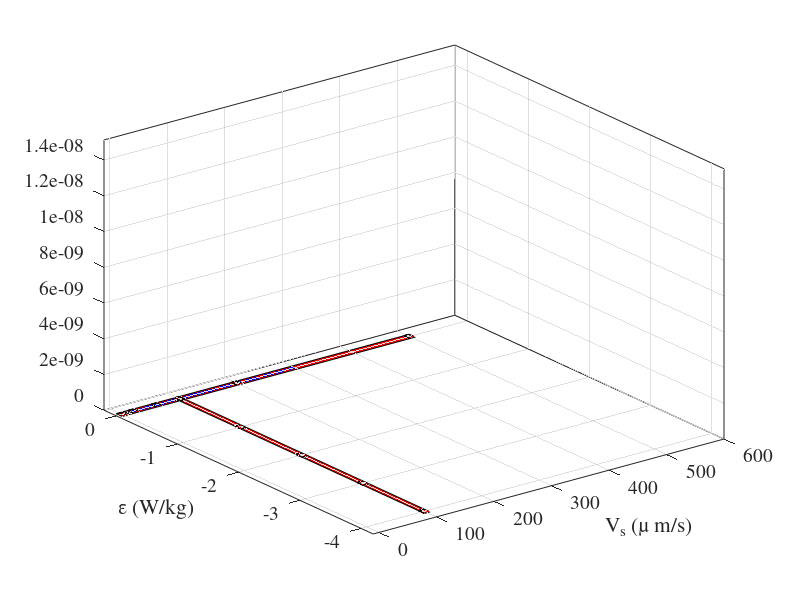

Recreate this plot in MATLAB.

phi=5e-12;
lp=1e-3;
sigma=lp/2;
Cd=phi/((2*pi*sigma^2)^(3/2));
Bd=5e11;
uptake=0.01/Bd;


%x1=[1e-6 6.25e-8 1.2e-8 1.6e-9 0];
x1=[0 -1 -2 -3 -4];
%x1=[1e-6 6.25e-8 1.2e-8 1.6e-9 0];
y=100;
delta_y=5;
delta_x=[0.05 0.05 0.05 0.05 0.05];
%delta_x=x1/10;
z1=[7.5008e-17 1.3028e-16 1.2812e-16 1.1652e-16 1.1004e-16];
%z1=[1.48 2.55 2.46 2.18]*uptake*Cd;
%z1=[1.48 2.55 2.46 2.18 2.01]*uptake*Cd;
%z1=[1.48 2.56 2.53 2.29 2.16]*uptake*Cd;

i=1;
fill3([y-delta_y y+delta_y y+delta_y y-delta_y],[x1(i)-delta_x(i) x1(i)-delta_x(i) x1(i)+delta_x(i) x1(i)+delta_x(i)],[z1(i) z1(i) z1(i) z1(i)],[1 0 0]);  
hold on
for i=2:length(x1);
%top cap
  fill3([y-delta_y y+delta_y y+delta_y y-delta_y],[x1(i)-delta_x(i) x1(i)-delta_x(i) x1(i)+delta_x(i) x1(i)+delta_x(i)],[z1(i) z1(i) z1(i) z1(i)],[1 0 0]);  
%sides
  fill3([y-delta_y y-delta_y y-delta_y y-delta_y],[x1(i)-delta_x(i) x1(i)-delta_x(i) x1(i)+delta_x(i) x1(i)+delta_x(i)],[0 z1(i) z1(i) 0],[1 0 0]);  
%  fill3([y-delta_y y+delta_y y+delta_y y-delta_y],[x1(i)-delta_x(i) x1(i)-delta_x(i) x1(i)-delta_x(i) x1(i)-delta_x(i)],[0 0 z1(i) z1(i)],[1 0 0]);  
  fill3([y-delta_y y+delta_y y+delta_y y-delta_y],[x1(i)+delta_x(i) x1(i)+delta_x(i) x1(i)+delta_x(i) x1(i)+delta_x(i)],[0 0 z1(i) z1(i)],[1 0 0]);  
% connecting line
%  fill3([y-delta_y y+delta_y y+delta_y y-delta_y],[x1(i-1)+delta_x(i) x1(i-1)+delta_x(i) x1(i)-delta_x(i) x1(i)-delta_x(i)],[z1(i-1) z1(i-1) z1(i) z1(i)],[1 0 0]);  
  fill3([y-delta_y y+delta_y y+delta_y y-delta_y],[x1(i-1)-delta_x(i) x1(i-1)-delta_x(i) x1(i)+delta_x(i) x1(i)+delta_x(i)],[z1(i-1) z1(i-1) z1(i) z1(i)],[1 0 0]);  
end

x2=[0 5 20 60 100 200 500];
%z2=[0 0.32 1.48 4.74]*uptake*Cd;
z2=[0 4.9787e-18 1.6215e-17 4.7805e-17 7.5008e-17 1.3584e-16 2.4335e-16];
%y=0;
y=10^-6;
delta_y=0.05;
%delta_y=10^-6/10;
clear delta_x
delta_x=5;

i=1;
fill3([x2(i)-delta_x x2(i)-delta_x x2(i)+delta_x x2(i)+delta_x],[y-delta_y y+delta_y y+delta_y y-delta_y],[z2(i) z2(i) z2(i) z2(i)],[1 0 0]);  
for i=2:length(x2);
% top cap
  fill3([x2(i)-delta_x x2(i)-delta_x x2(i)+delta_x x2(i)+delta_x],[y-delta_y y+delta_y y+delta_y y-delta_y],[z2(i) z2(i) z2(i) z2(i)],[1 0 0]);  
% sides
  fill3([x2(i)-delta_x x2(i)-delta_x x2(i)-delta_x x2(i)-delta_x],[y-delta_y y+delta_y y+delta_y y-delta_y],[0 0 z2(i) z2(i)],[1 0 0]);  
%  fill3([x2(i)-delta_x x2(i)-delta_x x2(i)+delta_x x2(i)+delta_x],[y-delta_y y-delta_y y-delta_y y-delta_y],[0 z2(i) z2(i) 0],[1 0 0]);  
  fill3([x2(i)-delta_x x2(i)-delta_x x2(i)+delta_x x2(i)+delta_x],[y+delta_y y+delta_y y+delta_y y+delta_y],[0 z2(i) z2(i) 0],[1 0 0]);  
% connecting line
  fill3([x2(i-1)+delta_x x2(i-1)+delta_x x2(i)-delta_x x2(i)-delta_x],[y-delta_y y+delta_y y+delta_y y-delta_y],[z2(i-1) z2(i-1) z2(i) z2(i)],[1 0 0]);  
end

grid on

%h=line([0 500],[-delta_y -delta_y],[0 0.0098*uptake*Cd*500]);
%set(h,'LineWidth',2);
%set(h,'Color','k');


delta_vs=2;
V_s=(0:2*delta_vs:300);
%expenditure=1.138888e-11*((V_s*2*1e-6).^2)*120;
expenditure=9.2971e-11*((V_s*1e-6).^2)*120;
%V_s=(0:2*delta_vs:300);
%expenditure=9.9574e-19*(0.3*V_s);
for i=2:length(V_s)
h=fill3([V_s(i-1) V_s(i-1) V_s(i) V_s(i)],[y-delta_y y+delta_y y+delta_y y-delta_y],[expenditure(i-1) expenditure(i-1) expenditure(i) expenditure(i)],[0 0 1]);  
set(h,'EdgeColor','none');
end
%plot3(V_s,zeros(length(V_s))-delta_y,expenditure,'k-','LineWidth',2);



axis([-10 600 -4.2 0.2 0 2.5e-16]);
%axis([-10 600 10^-9 10^-6 0 2.5e-16]);
set(gca,'FontName','Times');
set(gca,'FontSize',14);
xlabel('V_s (\mu m/s)');
ylabel('\epsilon (W/kg)');

